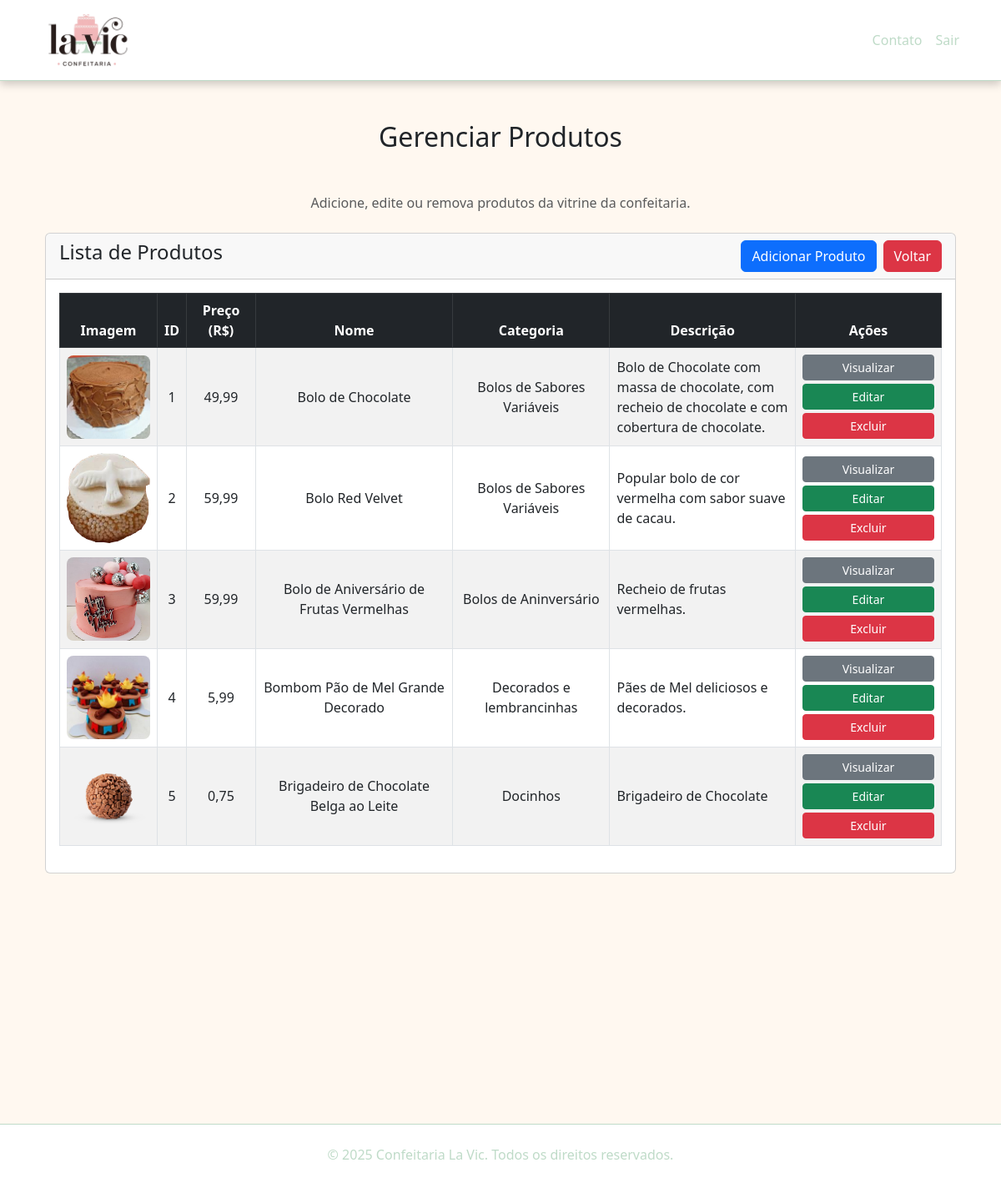
Page /produtos.php (signed in) on the committed database.
### tables this page shows
CREATE TABLE `produtos` (
  `id` int(11) NOT NULL,
  `nome` varchar(100) NOT NULL,
  `categoria` varchar(255) DEFAULT NULL,
  `descricao` text DEFAULT NULL,
  `preco` decimal(10,2) NOT NULL,
  `imagem` varchar(255) DEFAULT NULL
);

### produtos.php (the view, shortened to what this page needs)
<?php
require('conexao.php');
?>
<!DOCTYPE html>
<html lang="pt-br">
<head>
  <link href="https://cdn.jsdelivr.net/npm/bootstrap@5.3.0/dist/css/bootstrap.min.css" rel="stylesheet">
  <link rel="stylesheet" href="assets/css/style.css">
</head>
<body>
  <nav class="navbar navbar-expand-lg custom-navbar">
    <div class="container">
      <a class="navbar-brand" href="index.html">
        <img src="assets/img/logo.png" alt="Confeitaria La Vic" height="70">
      </a>
      <div class="collapse navbar-collapse" id="navbarNav">
        <ul class="navbar-nav ms-auto">
          <li class="nav-item"><a class="nav-link" href="contato-user.html">Contato</a></li>
          <li class="nav-item"><a class="nav-link" href="logout.php">Sair</a></li>
        </ul>
      </div>
    </div>
  </nav>
  <div class="container mt-5">
    <h2 class="text-center mb-5">Gerenciar Produtos</h2>
    <div class="mt-5 text-center">
      <p class="text-muted">Adicione, edite ou remova produtos da vitrine da confeitaria.</p>
    </div>
    <div class="container mt-4 custom-work-container">
      <div class="row">
        <div class="col-md-12">
          <div class="card">
            <div class="card-header">
              <h4> Lista de Produtos
                <a href="painel_admin.php" class="btn btn-danger float-end">Voltar</a>
                <a href="produto-create.php" class="btn btn-primary float-end me-2">Adicionar Produto</a>
              </h4>
            </div>
            <div class="card-body table-responsive">
              <table class="table table-bordered table-striped align-middle text-center">
                <thead class="table-dark">
                  <tr>
                    <th>Imagem</th>
                    <th>ID</th>
                    <th>Preço (R$)</th>
                    <th>Nome</th>
                    <th>Categoria</th>
                    <th>Descrição</th>
                    <th>Ações</th>
                  </tr>
                </thead>
                <tbody>
                  <?php
                  $sql = "SELECT * FROM produtos ORDER BY id ASC";
                  $produtos = mysqli_query($conexao, $sql);
                  if (mysqli_num_rows($produtos) > 0) {
                    foreach ($produtos as $produto) {
                      ?>
                      <tr>
                        <td>
                          <?php if (!empty($produto['imagem'])): ?>
                            <img src="<?= htmlspecialchars($produto['imagem']) ?>" alt="<?= htmlspecialchars($produto['nome']) ?>" style="max-width: 100px; border-radius: 8px;">
                          <?php else: ?>
                            <span class="text-muted">Sem imagem</span>
                          <?php endif; ?>
                        </td>
                        <td><?= $produto['id'] ?></td>
                        <td><?= number_format($produto['preco'], 2, ',', '.') ?></td>
                        <td><?= htmlspecialchars($produto['nome']) ?></td>
                        <td><?= htmlspecialchars($produto['categoria']) ?></td>
                        <td style="max-width: 300px; text-align: left;"><?= nl2br(htmlspecialchars($produto['descricao'])) ?></td>
                        <td>
                          <a href="produto-view.php?id=<?= $produto['id'] ?>" class="btn btn-secondary btn-sm w-100 mb-1">Visualizar</a>
                          <a href="produto-edit.php?id=<?= $produto['id'] ?>" class="btn btn-success btn-sm w-100 mb-1">Editar</a>
                          <form action="" method="POST" class="d-inline">
                            <button type="submit" name="delete_produto" value="<?= $produto['id']; ?>" class="btn btn-danger btn-sm w-100" onclick="return confirm('Tem certeza que deseja excluir este produto?');">
                                Excluir
                            </button>
                          </form>
                        </td>
                      </tr>
                      <?php
                    }
                  } else {
                    echo '<tr><td colspan="6"><h5 class="text-center text-muted">Nenhum Produto Encontrado.</h5></td></tr>';
                  }
                  ?>
                </tbody>
              </table>
            </div>
          </div>
        </div>
      </div>
    </div>
  </div>
  <footer class="text-white text-center py-4 custom-footer">
    <p>&copy; 2025 Confeitaria La Vic. Todos os direitos reservados.</p>
  </footer>
</body>
</html>

### assets/css/style.css (style rules this page uses)
body { background-color: #fff8f0; }
.custom-navbar { background-color: white; border-bottom: 1px solid #BFDBC8 ; box-shadow: 0 4px 10px rgba(0, 0, 0, 0.2); }
.custom-navbar .nav-link { color: #BFDBC8; }
.banner-custom h1, p { color: white; }
.custom-footer { margin-top: 25%; background-color: white; border-top: 1px solid #BFDBC8 ; }
.custom-footer p { color: #BFDBC8; }

### rows in the picture
produtos: imagem (picture), id "1", preco "49,99", nome "Bolo de Chocolate", categoria "Bolos de Sabores Variáveis", descricao "Bolo de Chocolate com massa de chocolate, com recheio de chocolate e com cobertura de chocolate."
produtos: imagem (picture), id "2", preco "59,99", nome "Bolo Red Velvet", categoria "Bolos de Sabores Variáveis", descricao "Popular bolo de cor vermelha com sabor suave de cacau."
produtos: imagem (picture), id "3", preco "59,99", nome "Bolo de Aniversário de Frutas Vermelhas", categoria "Bolos de Aninversário", descricao "Recheio de frutas vermelhas."
produtos: imagem (picture), id "4", preco "5,99", nome "Bombom Pão de Mel Grande Decorado", categoria "Decorados e lembrancinhas", descricao "Pães de Mel deliciosos e decorados."
produtos: imagem (picture), id "5", preco "0,75", nome "Brigadeiro de Chocolate Belga ao Leite", categoria "Docinhos", descricao "Brigadeiro de Chocolate"
